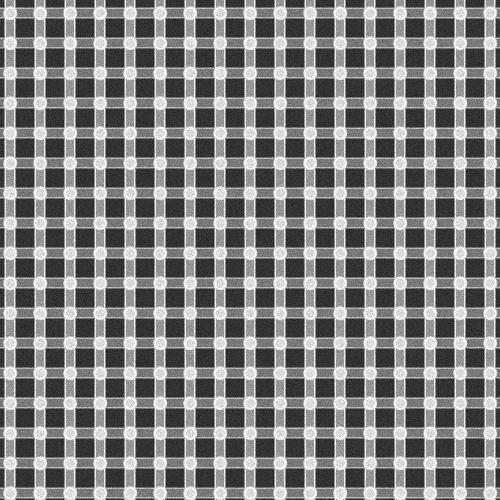
#> input picture data/test_0/reference.png, 1000 x 1000 px (shown at 1/2 size)
$ python inference.py --ref data/test_0/reference.png --search data/test_0/wide_search.png
#> lines starting #> are read from the running program, lines starting #| are printed output that depends on the picture
#> in main, ref_img is the input picture: shape (1000, 1000); min 0, max 255, mean 127.6
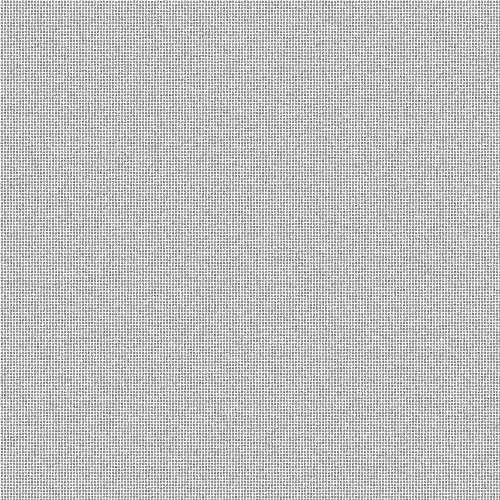
#> input picture data/test_0/wide_search.png, 1000 x 1000 px (shown at 1/2 size)
#> in main, search_img is the input picture: shape (1000, 1000); min 0, max 255, mean 194.2
### localization.py
import cv2
import numpy as np
import time

class Localizer:
    def __init__(self, search_image, reference_image):
        """
        search_image: The 1000x1000 wide-search image (10x zoom).
        reference_image: The 1000x1000 reference image (100x zoom).
        """
        self.search_image = search_image
        self.reference_image = reference_image
        self.template_base_size = 100 # 1000 / 10x zoom

    def preprocess(self, img):
        """Converts to grayscale and applies Gaussian blur to reduce SEM noise."""
        if len(img.shape) == 3:
            img = cv2.cvtColor(img, cv2.COLOR_BGR2GRAY)
        img = cv2.GaussianBlur(img, (5, 5), 1.0)
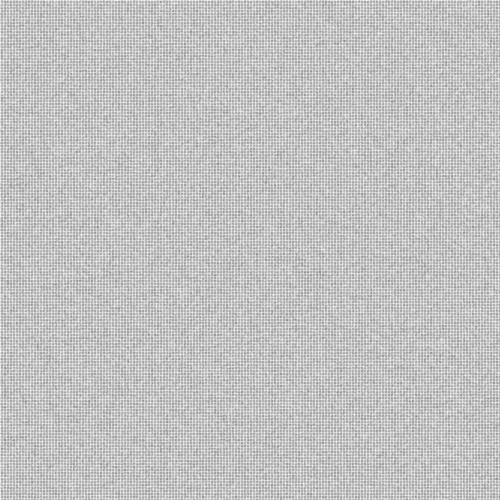
#> img: shape (1000, 1000) (shown at 1/2 size); min 112, max 252, mean 194.2
        return img

    def get_local_maxima(self, heatmap, threshold, min_distance=10):
        """
        Extracts spatially distinct local maxima using vectorized Non-Maximum Suppression.
        """
        y_coords, x_coords = np.where(heatmap >= threshold)

        candidates = []
        if len(x_coords) == 0:
            return candidates

        scores = heatmap[y_coords, x_coords]
        order = scores.argsort()[::-1]

        min_dist_sq = min_distance ** 2

        while order.size > 0:
            i = order[0]
            cx, cy = x_coords[i], y_coords[i]
            candidates.append((int(cx), int(cy), float(scores[i])))

            if order.size == 1:
                break

            dx = x_coords[order[1:]] - cx
            dy = y_coords[order[1:]] - cy
            dist_sq = dx**2 + dy**2

            inds = np.where(dist_sq >= min_dist_sq)[0]
            order = order[inds + 1]

        return candidates

    def localize(self):
        """
        Executes the multi-scale NCC localization with tie-breaking logic.
        """
        start_time = time.time()

        search_prep = self.preprocess(self.search_image)
        ref_prep = self.preprocess(self.reference_image)

        search_center = (search_prep.shape[1] // 2, search_prep.shape[0] // 2)
#> search_center = (500, 500)

        best_overall_score = -1.0
        all_candidates = []

        # Narrow scale search (96x96 to 104x104) to handle interpolation/resizing variances
        for scale in range(96, 105, 2):
            template = cv2.resize(ref_prep, (scale, scale), interpolation=cv2.INTER_AREA)

            # Normalized Cross-Correlation
            heatmap = cv2.matchTemplate(search_prep, template, cv2.TM_CCOEFF_NORMED)

            # Find the max score for this scale
            _, max_val, _, _ = cv2.minMaxLoc(heatmap)

            if max_val > best_overall_score:
                best_overall_score = max_val

            # Extract distinct candidates within a tolerance of the max score
            tolerance = 0.05
            threshold = max_val - tolerance
            scale_candidates = self.get_local_maxima(heatmap, threshold)

            for cx, cy, score in scale_candidates:
                # Store candidate: (top_left_x, top_left_y, score, template_size)
                all_candidates.append((cx, cy, score, scale))
#> this loop made 5 passes
#> (max_val, best_overall_score, threshold) on passes 1 to 3: (0.366, 0.366, 0.316), (0.709, 0.709, 0.659), (0.864, 0.864, 0.814)
#> (max_val, threshold) on passes 4 to 5: (0.713, 0.663), (0.371, 0.321)
#> pass 1, in localize, `template = cv2.resize(ref_prep, (scale, scale), interpolation=cv2.INTE..`:
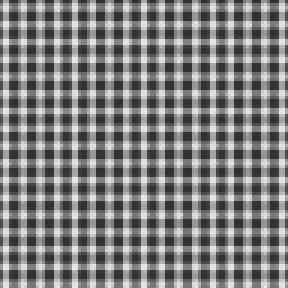
#> template: shape (96, 96) (shown 3 times larger); min 47, max 233, mean 127.6
#> pass 1, in localize, `heatmap = cv2.matchTemplate(search_prep, template, cv2.TM_CCOEFF_NORMED)`:
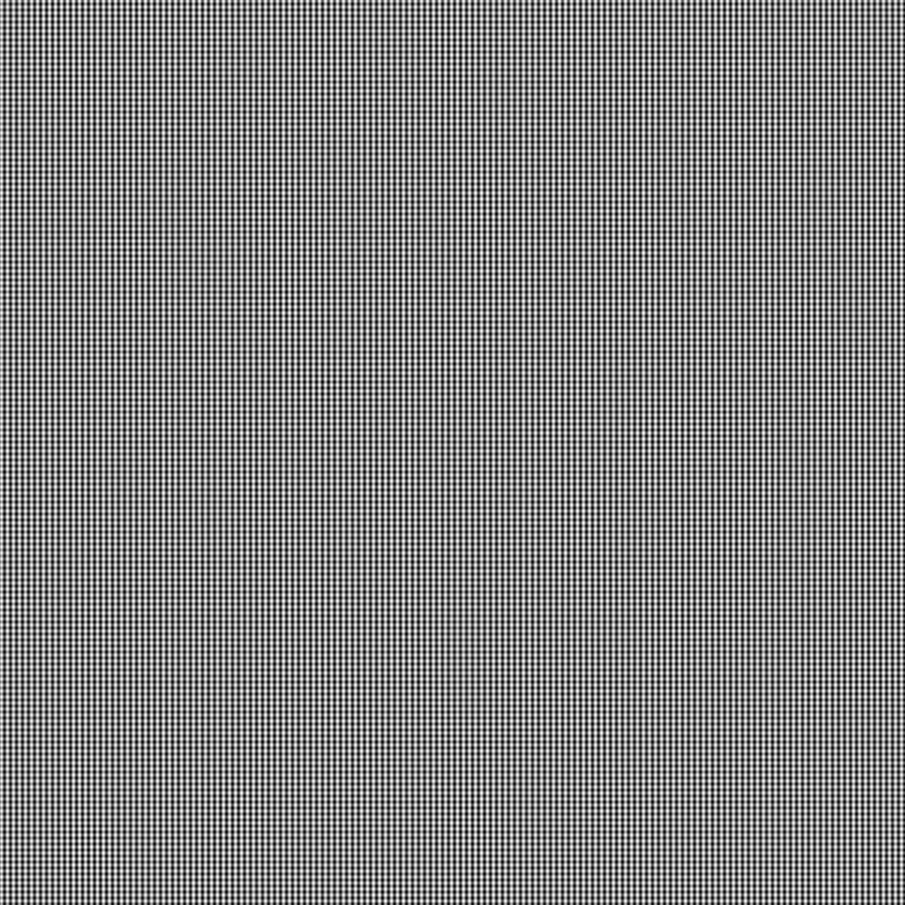
#> heatmap: shape (905, 905) float32; min -0.375, max 0.366, mean 0.000119; drawn with min black and max white
#> pass 2, in localize, `template = cv2.resize(ref_prep, (scale, scale), interpolation=cv2.INTE..`:
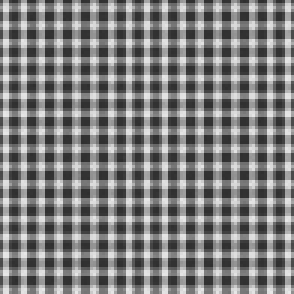
#> template: shape (98, 98) (shown 3 times larger); min 46, max 232, mean 127.6
#> pass 2, in localize, `heatmap = cv2.matchTemplate(search_prep, template, cv2.TM_CCOEFF_NORMED)`:
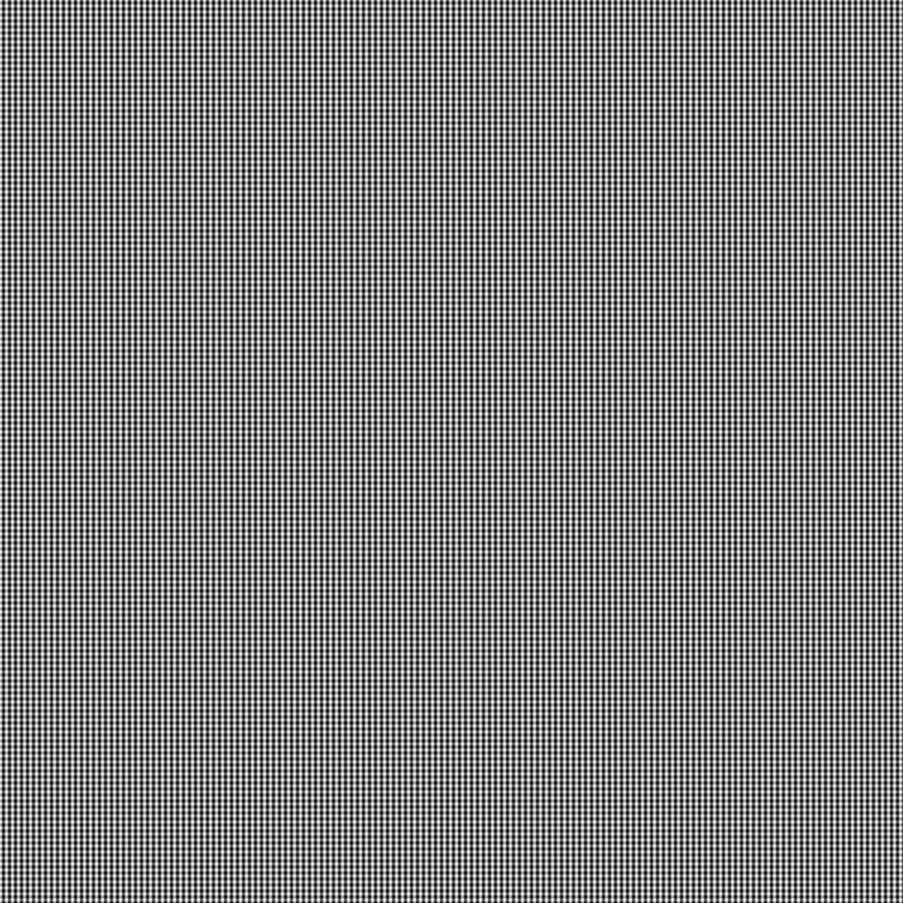
#> heatmap: shape (903, 903) float32; min -0.698, max 0.709, mean 0.000901; drawn with min black and max white
#> after the loop:
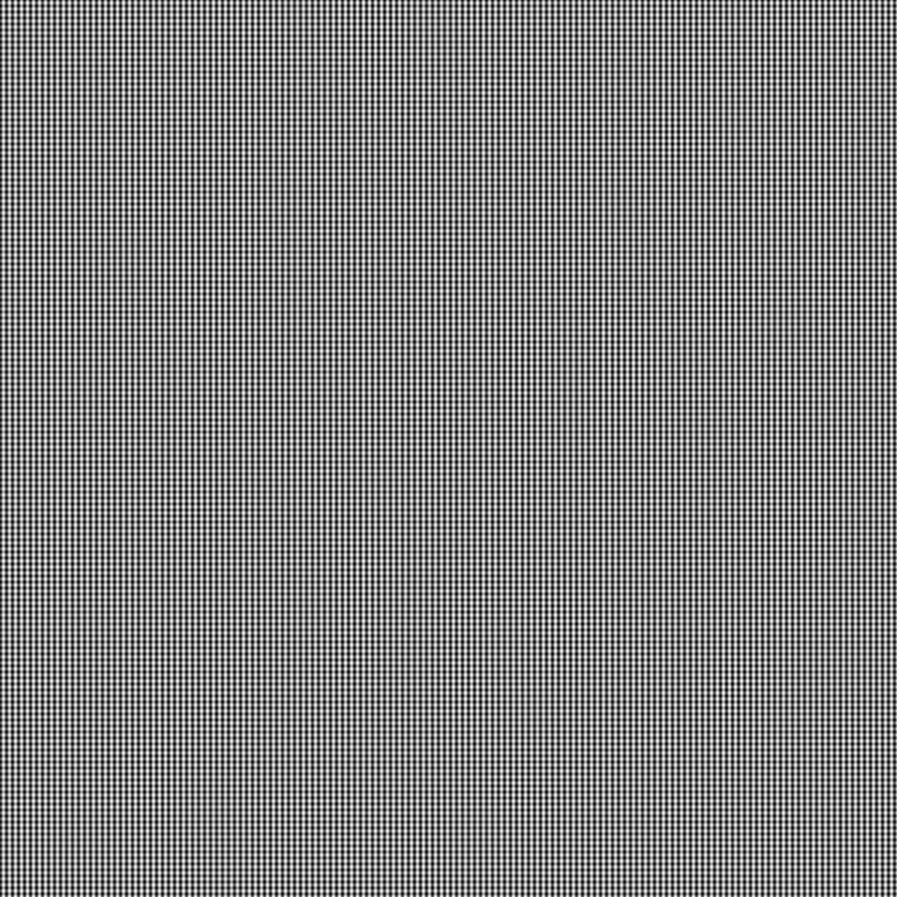
#> heatmap: shape (897, 897) float32; min -0.376, max 0.371, mean -0.000459; drawn with min black and max white
#> after the loop, all_candidates = 22777 items; best_overall_score = 0.864

        # Filter all gathered candidates against the global best score tolerance
        global_threshold = best_overall_score - 0.05
#> global_threshold = 0.814
        final_candidates = [c for c in all_candidates if c[2] >= global_threshold]
#> final_candidates = 4497 items, first 6: (137, 10, 0.864, 100), (419, 898, 0.863, 100), (419, 886, 0.863, 100), (125, 10, 0.863, 100), (155, 16, 0.862, 100), (401, 94, 0.862, 100)

        if not final_candidates:
            raise ValueError("No matching region found.")

        # Tie-Breaking: Pick the candidate whose CENTER is closest to the search image center
        best_candidate = None
        min_dist = float('inf')

        for cx, cy, score, scale in final_candidates:
            # Center of the matched template region
            match_center_x = int(cx + scale // 2)
            match_center_y = int(cy + scale // 2)

            dist = np.sqrt((match_center_x - search_center[0])**2 + (match_center_y - search_center[1])**2)

            if dist < min_dist:
                min_dist = dist
                best_candidate = (match_center_x, match_center_y, cx, cy, scale, score)
#> this loop made 4497 passes
#> (cx, cy, score, match_center_x, match_center_y, dist, min_dist, best_candidate) on passes 1, 2, 3, 6, 15, 16, 37, 43, 56: (137, 10, 0.864, 187, 60, 540, 540, (187, 60, 137, 10, 100, 0.864)), (419, 898, 0.863, 469, 948, 449.1, 449.1, (469, 948, 419, 898, 100, 0.863)), (419, 886, 0.863, 469, 936, 437.1, 437.1, (469, 936, 419, 886, 100, 0.863)), (401, 94, 0.862, 451, 144, 359.4, 359.4, (451, 144, 401, 94, 100, 0.862)), (431, 340, 0.861, 481, 390, 111.6, 111.6, (481, 390, 431, 340, 100, 0.861)), (449, 340, 0.861, 499, 390, 110, 110, (499, 390, 449, 340, 100, 0.861)), (461, 358, 0.86, 511, 408, 92.66, 92.66, (511, 408, 461, 358, 100, 0.86)), (449, 358, 0.86, 499, 408, 92.01, 92.01, (499, 408, 449, 358, 100, 0.86)), (461, 376, 0.859, 511, 426, 74.81, 74.81, (511, 426, 461, 376, 100, 0.859))
#> (match_center_x, match_center_y, dist, min_dist, best_candidate) on passes 96, 176, 306, 442, 1131, 1154: (481, 438, 64.85, 64.85, (481, 438, 431, 388, 100, 0.859)), (499, 438, 62.01, 62.01, (499, 438, 449, 388, 100, 0.858)), (481, 450, 53.49, 53.49, (481, 450, 431, 400, 100, 0.857)), (493, 450, 50.49, 50.49, (493, 450, 443, 400, 100, 0.857)), (505, 450, 50.25, 50.25, (505, 450, 455, 400, 100, 0.854)), (529, 534, 44.69, 44.69, (529, 534, 479, 484, 100, 0.854))
#> after the loop, min_dist = 4.12

        end_time = time.time()
        computation_time = end_time - start_time

        # Return exact center (x, y), best score, and computation time
        return (int(best_candidate[0]), int(best_candidate[1])), best_candidate[5], computation_time

# [7 lines that do not run on import are left out]

### inference.py
import argparse
import cv2
import sys
import os
from localization import Localizer

def main():
    parser = argparse.ArgumentParser(description="Drift-Sense Localization Inference Script")
    parser.add_argument('--ref', type=str, required=True, help="Path to the reference image (100x zoom)")
    parser.add_argument('--search', type=str, required=True, help="Path to the wide-search image (10x zoom)")

    args = parser.parse_args()

    if not os.path.exists(args.ref):
        print(f"Error: Reference image not found at '{args.ref}'")
        sys.exit(1)

    if not os.path.exists(args.search):
        print(f"Error: Search image not found at '{args.search}'")
        sys.exit(1)

    ref_img = cv2.imread(args.ref, cv2.IMREAD_GRAYSCALE)
    search_img = cv2.imread(args.search, cv2.IMREAD_GRAYSCALE)

    if ref_img is None or search_img is None:
        print("Error: Could not read one or both images. Ensure they are valid image files.")
        sys.exit(1)

    localizer = Localizer(search_img, ref_img)
    pred_center, score, comp_time = localizer.localize()
#> pred_center = (499, 504); score = 0.85; comp_time = 6.12

    # Required output format: single (x, y) coordinate
    print(f"{pred_center[0]}, {pred_center[1]}")
#| 499, 504

if __name__ == "__main__":
    main()
